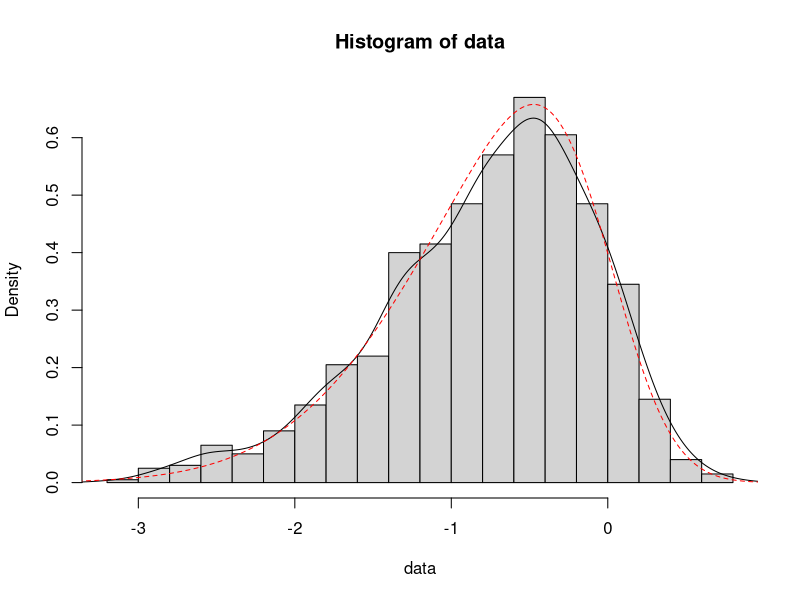
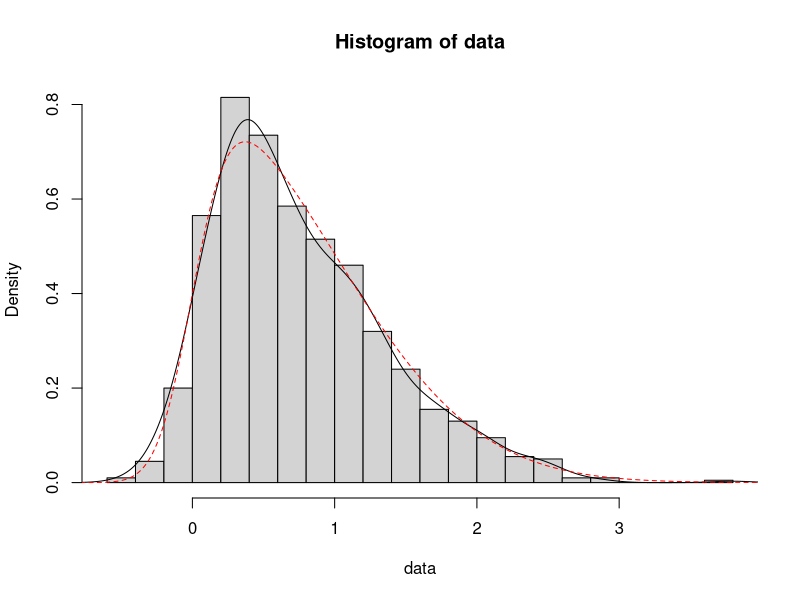

Generate these figures, in order, with R: (Note: this script raises an error after producing the figures.)
## ---- chunk 1
x = seq(-20, 20, by=0.01)
location = 0
scale = 1
skewness = -3

library(sn, quietly = TRUE, warn.conflicts = FALSE)

set.seed(1234)
data = rsn(1000, xi = location, omega = scale, alpha = skewness)
hist(data, breaks = 20, probability = TRUE)
lines(density(data))

y = dsn(x, xi = location, omega = scale, alpha = skewness)
lines(x,y, lty=2, col="red")
## ---- chunk 2
location = 0
scale = 1
skewness = 5

set.seed(4321)

data = rsn(1000, xi = location, omega = scale, alpha = skewness)
hist(data, breaks = 20, probability = TRUE)
lines(density(data))

y = dsn(x, xi = location, omega = scale, alpha = skewness)
lines(x,y, lty=2, col="red")
## ---- chunk 3
shinyAppDir(
  system.file("./shinyApp", package="shiny"),
  options=list(
    width="100%", height=700
  )
)
